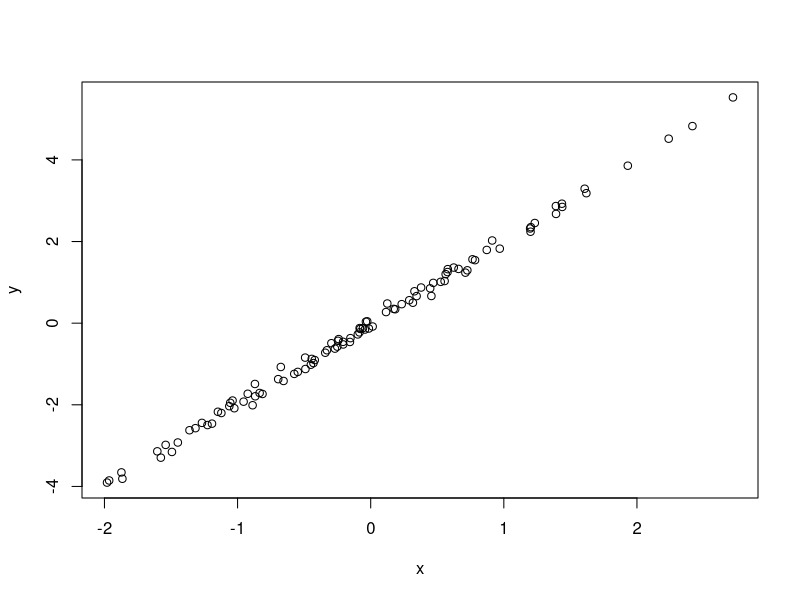

The R source for this figure:
# R workshop on GitHub #
# stimulate and plot data #
# jmpark@email.arizona.edu #
# 2021-03-23 #

# Simulate data from normal distribution #
x <- rnorm(n=100)
y <- 2 * x + rnorm(n=100, sd=0.1)

# plot simulated data
plot(x=x, y=y)
